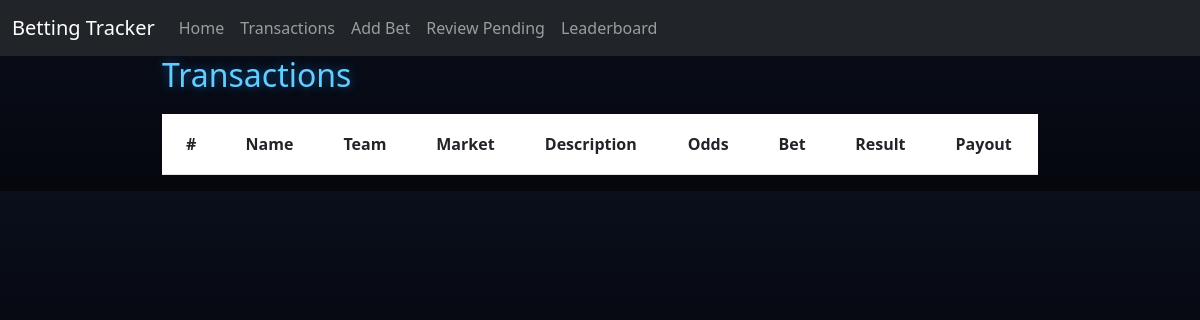
The page /review on the database as committed earlier.
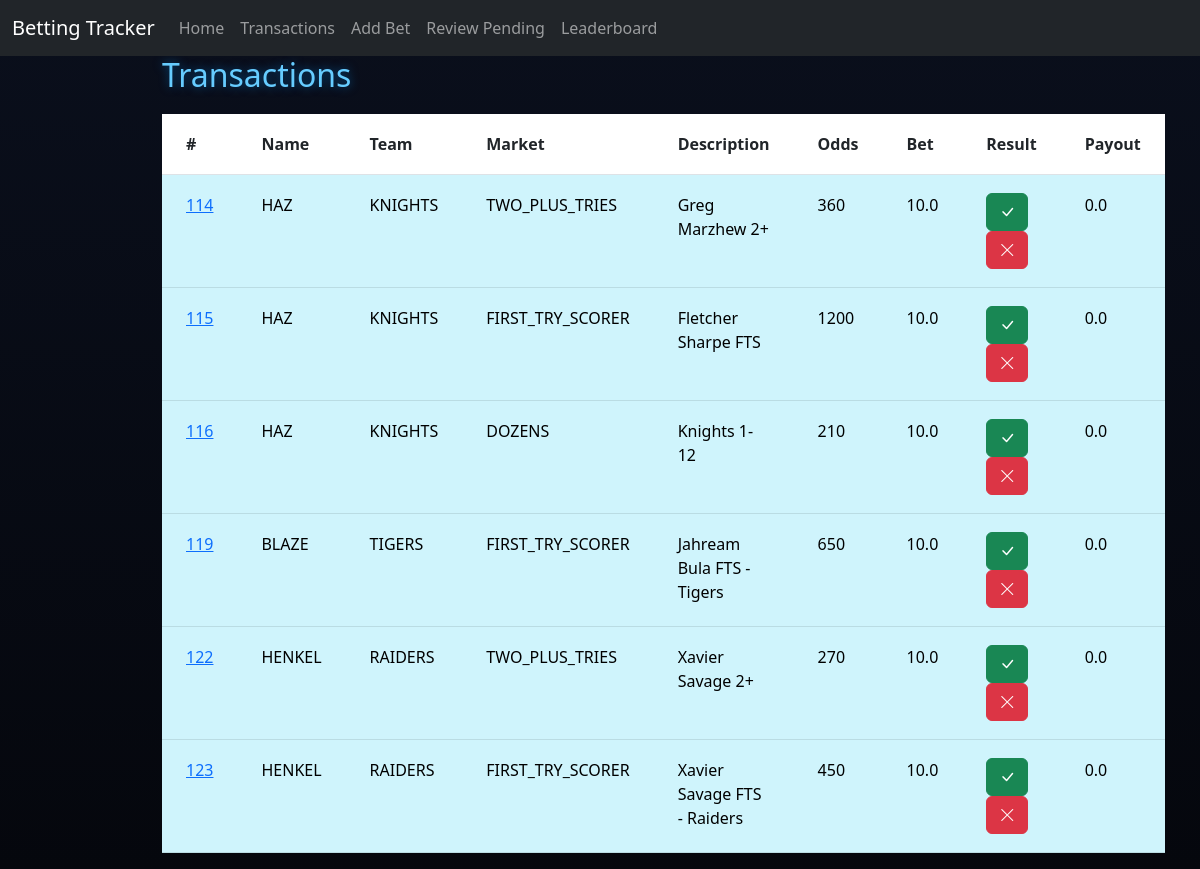
The same page on the database as committed later.
### tables this page shows
CREATE TABLE Transactions (
                            ID INTEGER PRIMARY KEY AUTOINCREMENT,
                            PlayerID INTEGER,
                            Team TEXT,
                            BetType TEXT,
                            Description TEXT,
                            Odds INTEGER,
                            AmountBet REAL,
                            Status TEXT,
                            AmountWon REAL,
                            FOREIGN KEY(PlayerID) REFERENCES Players(ID)
                        );

CREATE TABLE Players (
                        ID INTEGER PRIMARY KEY AUTOINCREMENT,
                        Name TEXT,
                        BetsPlaced INTEGER,
                        SuccessRate REAL,
                        Bank REAL
                    );

### app.py (the view, shortened to what this page needs)
@app.route("/review", methods=["GET", "POST"])
def review():
    db = get_db(DB)
    pending = db.execute("""
        SELECT Transactions.*, Players.Name
        FROM Transactions
        JOIN Players ON Players.ID = Transactions.PlayerID
        WHERE Status = 'Pending'
    """).fetchall()
    return render_template("review.html", transactions=pending)

### app.py (called while the page is built)
def get_db(DB):
    try:
        db = sqlite3.connect(DB)
        return db
    except sqlite3.Error as e:
        print(f"Error opening database: {e}")
        return None

### templates/review.html (shortened to what this page needs)
{% extends "base.html" %}
{% block content %}
<h2>Transactions</h2>
<table class="table transaction-table">
    <tr>
        <th>#</th>
        <th>Name</th>
        <th>Team</th>
        <th>Market</th>
        <th>Description</th>
        <th>Odds</th>
        <th>Bet</th>
        <th>Result</th>
        <th>Payout</th>
    </tr>
    {% for p in transactions %}
    <tr class="table-info">
        <td>
            <a href="{{ url_for('deleted', id=p[0]) }}">
                {{ p[0] }}
            </a>
        </td>
        <td>{{ p[9] }}</td>
        <td>{{ p[2] }}</td>
        <td>{{ p[3] }}</td>
        <td>{{ p[4] }}</td>
        <td>{{ p[5] }}</td>
        <td>{{ p[6] }}</td>
        <td>
            <form method="POST" action="{{ url_for('review') }}" style="display:inline;">
                <button class="btn btn-success">
                    <i class="bi bi-check-lg"></i>
                </button>
            </form>
            <form method="POST" action="{{ url_for('review') }}" style="display:inline;">
                <button class="btn btn-danger">
                    <i class="bi bi-x-lg"></i>
                </button>
            </form>
        </td>
        <td>{{ p[8] }}</td>
    </tr>
    {% endfor %}
</table>
{% endblock %}

### templates/base.html (shortened to what this page needs)
<!DOCTYPE html>
<html lang="en">
<head>
<link href="https://cdn.jsdelivr.net/npm/bootstrap@5.3.0/dist/css/bootstrap.min.css" rel="stylesheet">
<link rel="stylesheet" href="https://cdn.jsdelivr.net/npm/bootstrap-icons@1.11.1/font/bootstrap-icons.css">
</head>
<body>
<nav class="navbar navbar-expand-lg navbar-dark bg-dark">
    <div class="container-fluid">
        <a class="navbar-brand" href="/">Betting Tracker</a>
    <div class="collapse navbar-collapse">
        <ul class="navbar-nav me-auto mb-2 mb-lg-0">
            <li class="nav-item">
                <a class="nav-link" href="/">Home</a>
            </li>
            <li class="nav-item">
                <a class="nav-link" href="/transactions">Transactions</a>
            </li>
            <li class="nav-item">
                <a class="nav-link" href="/add">Add Bet</a>
            </li>
            <li class="nav-item">
                <a class="nav-link" href="/review">Review Pending</a>
            </li>
            <li class="nav-item">
                <a class="nav-link" href="/leaderboard">Leaderboard</a>
            </li>
        </ul>
    </div>
</div>
</nav>
<div class="container">
    {% block content %}
    {% endblock %}
</div>
</body>
</html>

### templates/base.html (style rules this page uses)
body { background: linear-gradient(to bottom, #0a0f1c, #05070d); color: white; font-family: 'Segoe UI', Tahoma, Geneva, Verdana, sans-serif; }
.container { max-width: 900px; }
h2 { margin-bottom: 20px; color: #66ccff; text-shadow: 0 0 10px rgba(0, 150, 255, 0.5); }
.transaction-table th, .transaction-table td { padding: 18px 24px; }

Rows that differ between the two databases and show on the page:
added Transactions: ID "114", Name "HAZ", Team "KNIGHTS", BetType "TWO_PLUS_TRIES", Description "Greg Marzhew 2+", Odds "360", AmountBet "10.0", AmountWon "0.0"
added Transactions: ID "115", Name "HAZ", Team "KNIGHTS", BetType "FIRST_TRY_SCORER", Description "Fletcher Sharpe FTS", Odds "1200", AmountBet "10.0", AmountWon "0.0"
added Transactions: ID "116", Name "HAZ", Team "KNIGHTS", BetType "DOZENS", Description "Knights 1-12", Odds "210", AmountBet "10.0", AmountWon "0.0"
added Transactions: ID "119", Name "BLAZE", Team "TIGERS", BetType "FIRST_TRY_SCORER", Description "Jahream Bula FTS - Tigers", Odds "650", AmountBet "10.0", AmountWon "0.0"
added Transactions: ID "122", Name "HENKEL", Team "RAIDERS", BetType "TWO_PLUS_TRIES", Description "Xavier Savage 2+", Odds "270", AmountBet "10.0", AmountWon "0.0"
added Transactions: ID "123", Name "HENKEL", Team "RAIDERS", BetType "FIRST_TRY_SCORER", Description "Xavier Savage FTS - Raiders", Odds "450", AmountBet "10.0", AmountWon "0.0"
